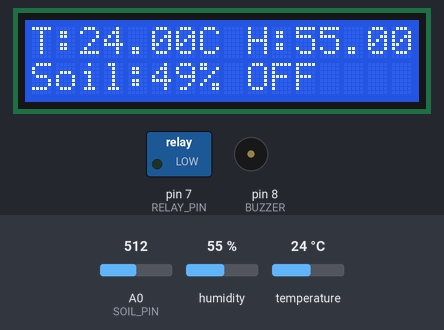
Bench run of a sketch on a simulated Arduino Uno, built with avr-gcc and run on an emulated ATmega328P. Parts: 16×2 character LCD, switched loads named in the sketch (green lamp = pin HIGH), buzzer (waves = sounding, pin HIGH). The inputs (shaded band) are chosen by the test bench; at power-on: A0 (SOIL_PIN) = 512, humidity 55 %, temperature 24 °C. What the sketch prints to the serial monitor is not drawn.

Above: at 3.2 s.
3.3 s: A0 (SOIL_PIN) set to 596
At 6.2 s:
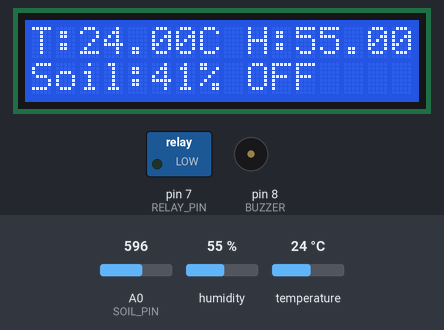
7.2 s: A0 (SOIL_PIN) set to 627
At 9.5 s:
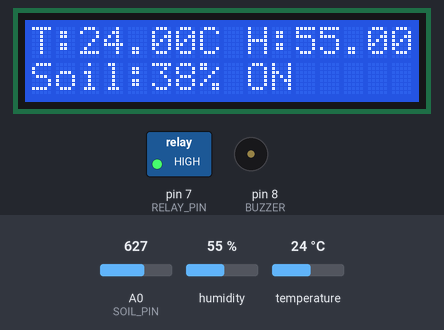
14.9 s: humidity set to 22 %
At 19.4 s:
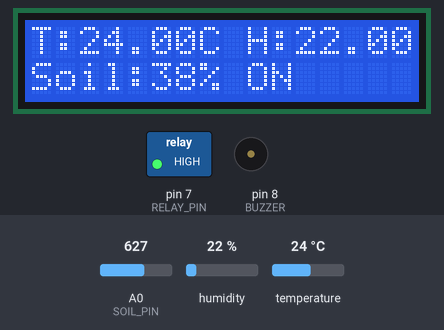
19.7 s: temperature set to 12 °C
At 22.7 s:
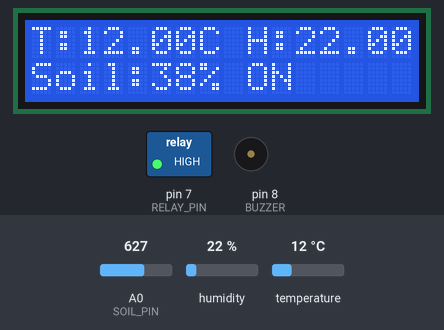
23.6 s: humidity set to 40 %
At 26.0 s:
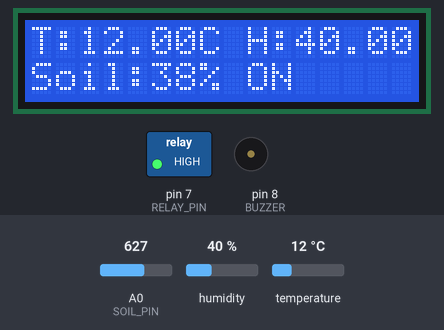
27.5 s: A0 (SOIL_PIN) set to 716
At 27.89 s:
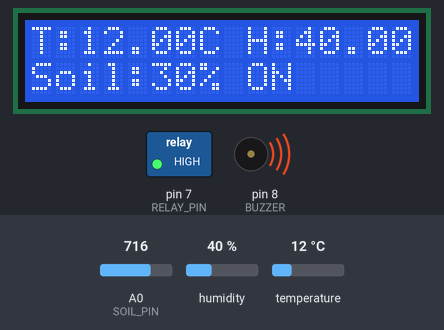
Timing chart, 0 to 32.4 s (numbered marks = the images above; inputs shaded):
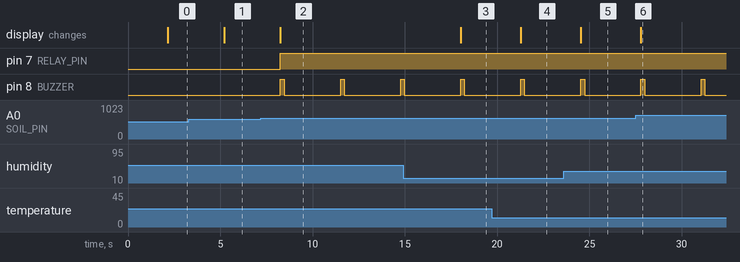

The sketch:

main.ino
```cpp
#include <Wire.h>
#include <LiquidCrystal_I2C.h>
#include <DHT.h>

// ---------------- PIN DEFINITIONS ----------------
#define SOIL_PIN A0
#define DHTPIN 2
#define DHTTYPE DHT11
#define RELAY_PIN 7
#define BUZZER 8

// ---------------- OBJECTS ----------------
LiquidCrystal_I2C lcd(0x27, 16, 2);
DHT dht(DHTPIN, DHTTYPE);

// ---------------- SETTINGS ----------------
int soilThreshold = 40;        // % threshold for dry soil
float tempThreshold = 35.0;    // Temperature alert level

void setup() {

  Serial.begin(9600);

  pinMode(RELAY_PIN, OUTPUT);
  pinMode(BUZZER, OUTPUT);

  digitalWrite(RELAY_PIN, LOW);
  digitalWrite(BUZZER, LOW);

  lcd.init();
  lcd.backlight();

  dht.begin();

  lcd.setCursor(0,0);
  lcd.print("Plant Monitor");
  lcd.setCursor(0,1);
  lcd.print("System Ready");
  delay(2000);
  lcd.clear();
}

// ---------------- SOIL MOISTURE FUNCTION ----------------
int readSoil() {

  int rawValue = analogRead(SOIL_PIN);

  // Map to percentage
  int moisture = map(rawValue, 1023, 0, 0, 100);
  moisture = constrain(moisture, 0, 100);

  return moisture;
}

// ---------------- MAIN LOOP ----------------
void loop() {

  int soilMoisture = readSoil();
  float temperature = dht.readTemperature();
  float humidity = dht.readHumidity();

  Serial.print("Soil: ");
  Serial.print(soilMoisture);
  Serial.print("% | Temp: ");
  Serial.print(temperature);
  Serial.print("C | Humidity: ");
  Serial.println(humidity);

  lcd.clear();

  // Line 1 → Temperature & Humidity
  lcd.setCursor(0,0);
  lcd.print("T:");
  lcd.print(temperature);
  lcd.print("C H:");
  lcd.print(humidity);

  // Line 2 → Soil & Pump
  lcd.setCursor(0,1);
  lcd.print("Soil:");
  lcd.print(soilMoisture);
  lcd.print("% ");

  // -------- AUTO WATER CONTROL --------
  if (soilMoisture < soilThreshold) {

    digitalWrite(RELAY_PIN, HIGH);  // Pump ON
    lcd.print("ON ");
    digitalWrite(BUZZER, HIGH);
    delay(200);
    digitalWrite(BUZZER, LOW);

  } else {

    digitalWrite(RELAY_PIN, LOW);   // Pump OFF
    lcd.print("OFF");
  }

  // -------- HIGH TEMP ALERT --------
  if (temperature > tempThreshold) {
    digitalWrite(BUZZER, HIGH);
    delay(300);
    digitalWrite(BUZZER, LOW);
  }

  delay(3000);
}
```

Measured:
- the behaviour switches between 613 and 614 on A0 (SOIL_PIN) (found by bisection; images 1 and 2)
- after the input at 3.3 s, the display: changes after 1.9 s (image 1)
- after the input at 7.2 s, pin 7 (RELAY_PIN): LOW → HIGH after 1.1 s; pin 8 (BUZZER): alternates HIGH for 0.20 s and LOW for 3.1 s, starting after 1.1 s; the display: changes after 1.1 s (image 2)
- after the input at 14.9 s, the display: changes after 3.1 s (image 3)
- after the input at 19.7 s, the display: changes after 1.6 s (image 4)
- after the input at 23.6 s, the display: changes after 0.94 s (image 5)
- after the input at 27.5 s, the display: changes after 0.29 s (image 6)
